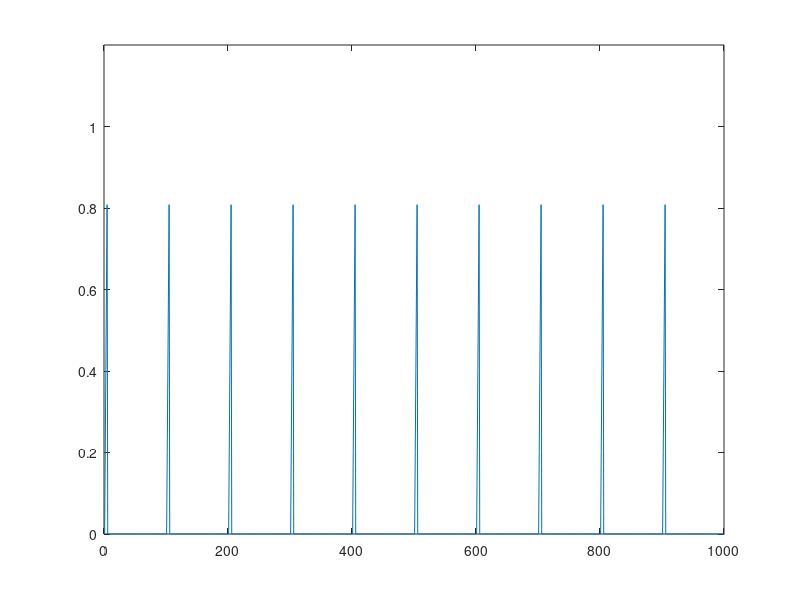

Here is the MATLAB script that generated this plot:
%Problem 1b (i and ii)
%Generate a sawtooth waveform with a chosen duty cycle:
clear all; close all;

%Get the duty cycle percentage. Should be less than 100%.
duty = mod(ceil(input('Enter desired Duty Cycle (%) : ')),100);

%Generate the sawtooth shape
f = @(x) [x/duty.*(0<=x & x<=duty)];
x = linspace(0,100);
y = f(x);

%Number of times to repeat sawtooth in plot
repetitions = 10;
yy = y;
for i=1:repetitions;
yy = cat(2,yy,y);
end

% Plot
h = figure(1);
plot(1:length(yy),yy)
ylim([0 1.2]);
xlim([0 repetitions*100]);